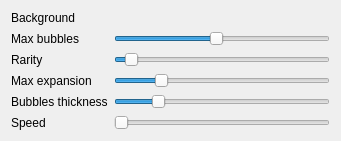
<?xml version="1.0" encoding="UTF-8"?>
<ui version="4.0">
 <class>Bubbles</class>
 <widget class="QWidget" name="Bubbles">
  <property name="geometry">
   <rect>
    <x>0</x>
    <y>0</y>
    <width>341</width>
    <height>137</height>
   </rect>
  </property>
  <layout class="QGridLayout" name="gridLayout">
   <item row="1" column="1">
    <widget class="QTooltipedSlider" name="max_bubbles">
     <property name="minimum">
      <number>1</number>
     </property>
     <property name="maximum">
      <number>20</number>
     </property>
     <property name="value">
      <number>10</number>
     </property>
     <property name="orientation">
      <enum>Qt::Horizontal</enum>
     </property>
    </widget>
   </item>
   <item row="0" column="1">
    <widget class="ColorPicker" name="background" native="true"/>
   </item>
   <item row="5" column="1">
    <widget class="QTooltipedSlider" name="speed_mult">
     <property name="minimum">
      <number>1</number>
     </property>
     <property name="maximum">
      <number>100</number>
     </property>
     <property name="orientation">
      <enum>Qt::Horizontal</enum>
     </property>
    </widget>
   </item>
   <item row="2" column="1">
    <widget class="QTooltipedSlider" name="rarity">
     <property name="minimum">
      <number>1</number>
     </property>
     <property name="maximum">
      <number>1000</number>
     </property>
     <property name="value">
      <number>50</number>
     </property>
     <property name="orientation">
      <enum>Qt::Horizontal</enum>
     </property>
    </widget>
   </item>
   <item row="5" column="0">
    <widget class="QLabel" name="speed_mult_label">
     <property name="text">
      <string>Speed</string>
     </property>
    </widget>
   </item>
   <item row="1" column="0">
    <widget class="QLabel" name="max_bubbles_label">
     <property name="text">
      <string>Max bubbles</string>
     </property>
    </widget>
   </item>
   <item row="2" column="0">
    <widget class="QLabel" name="rarity_label">
     <property name="text">
      <string>Rarity</string>
     </property>
    </widget>
   </item>
   <item row="0" column="0">
    <widget class="QLabel" name="label">
     <property name="text">
      <string>Background</string>
     </property>
    </widget>
   </item>
   <item row="3" column="0">
    <widget class="QLabel" name="max_expansion_label">
     <property name="text">
      <string>Max expansion</string>
     </property>
    </widget>
   </item>
   <item row="3" column="1">
    <widget class="QTooltipedSlider" name="max_expansion">
     <property name="minimum">
      <number>1</number>
     </property>
     <property name="maximum">
      <number>500</number>
     </property>
     <property name="value">
      <number>100</number>
     </property>
     <property name="orientation">
      <enum>Qt::Horizontal</enum>
     </property>
    </widget>
   </item>
   <item row="4" column="1">
    <widget class="QTooltipedSlider" name="bubbles_thickness">
     <property name="minimum">
      <number>1</number>
     </property>
     <property name="maximum">
      <number>50</number>
     </property>
     <property name="value">
      <number>10</number>
     </property>
     <property name="orientation">
      <enum>Qt::Horizontal</enum>
     </property>
    </widget>
   </item>
   <item row="4" column="0">
    <widget class="QLabel" name="bubbles_thickness_label">
     <property name="text">
      <string>Bubbles thickness</string>
     </property>
    </widget>
   </item>
  </layout>
 </widget>
 <customwidgets>
  <customwidget>
   <class>QTooltipedSlider</class>
   <extends>QSlider</extends>
   <header location="global">QTooltipedSlider.h</header>
  </customwidget>
  <customwidget>
   <class>ColorPicker</class>
   <extends>QWidget</extends>
   <header>ColorPicker.h</header>
   <container>1</container>
  </customwidget>
 </customwidgets>
 <resources/>
 <connections/>
</ui>
